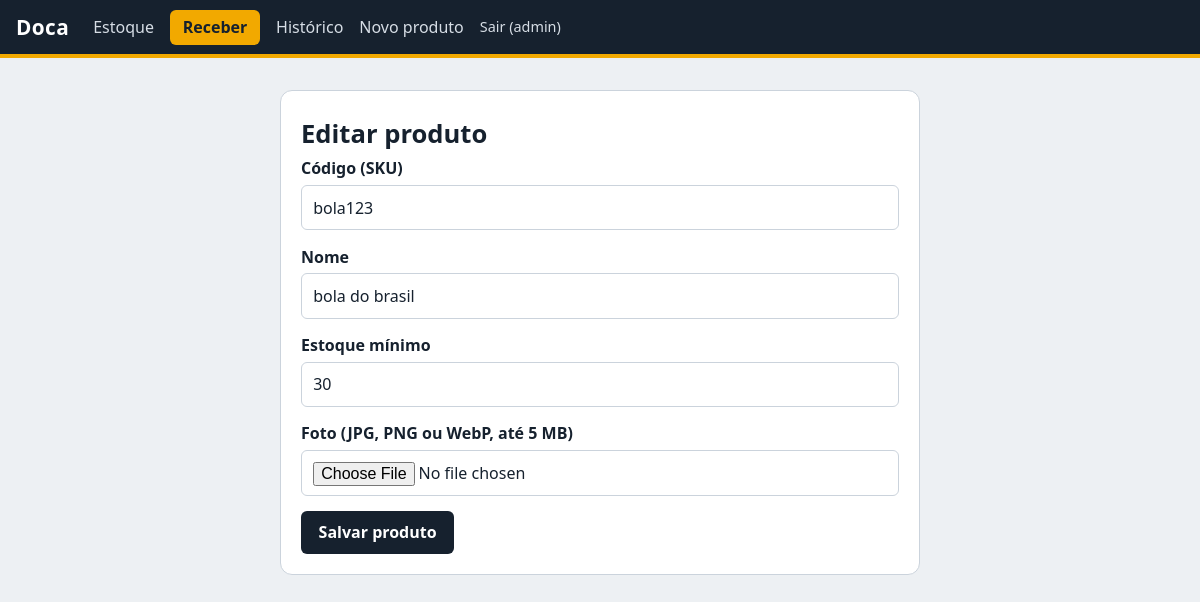
The app's page /produto/2/editar (signed in) with its own data.
### tables this page shows
CREATE TABLE produtos (
    id INTEGER PRIMARY KEY, sku TEXT UNIQUE NOT NULL, nome TEXT NOT NULL,
    foto TEXT, estoque_minimo INTEGER NOT NULL DEFAULT 0, ativo INTEGER NOT NULL DEFAULT 1);

### app.py (the view, shortened to what this page needs)
@app.route("/produto/novo", methods=["GET", "POST"])
@app.route("/produto/<int:pid>/editar", methods=["GET", "POST"])
@login_required
def produto_form(pid=None):
    db = get_db()
    produto = db.execute("SELECT * FROM produtos WHERE id = ?", (pid,)).fetchone() if pid else None
    if pid and not produto:
        abort(404)
    return render_template("produto_form.html", p=produto)

### app.py (called while the page is built)
def get_db():
    if "db" not in g:
        g.db = sqlite3.connect(DB)
        g.db.row_factory = sqlite3.Row  # acessar colunas por nome: linha["nome"]
        g.db.execute("PRAGMA foreign_keys = ON")
    return g.db

@app.teardown_appcontext
def fechar_db(_):
    db = g.pop("db", None)
    if db:
        db.close()

def login_required(f):
    @wraps(f)
    def interna(*a, **k):
        if "uid" not in session:
            return redirect(url_for("login"))
        return f(*a, **k)
    return interna

### templates/produto_form.html (shortened to what this page needs)
{% extends "base.html" %}
{% block conteudo %}
<form method="post" enctype="multipart/form-data" class="caixa">
  <h1>{{ 'Editar produto' if p else 'Novo produto' }}</h1>
  <label>Código (SKU) <input name="sku" required value="{{ p.sku if p }}"></label>
  <label>Nome <input name="nome" required value="{{ p.nome if p }}"></label>
  <label>Estoque mínimo <input name="estoque_minimo" type="number" min="0" value="{{ p.estoque_minimo if p else 0 }}"></label>
  <label>Foto (JPG, PNG ou WebP, até 5 MB) <input name="foto" type="file" accept="image/*" capture="environment"></label>
  <button class="botao">Salvar produto</button>
</form>
{% endblock %}

### static/style.css (style rules this page uses)
:root { --papel:#edf0f3;--tinta:#16212e;--suave:#5b6877;--linha:#cbd3dc;--sinal:#f2a900;--ok:#1e7b4f;--erro:#b3261e;--card:#fff }
* { box-sizing:border-box }
body { margin:0;background:var(--papel);color:var(--tinta);font:16px/1.5 system-ui,-apple-system,"Segoe UI",Roboto,sans-serif }
h1 { font-size:1.6rem;margin:.2rem 0 }
input,select,textarea { width:100%;font:inherit;padding:.6rem .7rem;border:1px solid var(--linha);border-radius:6px;background:#fff;color:var(--tinta) }
label { display:block;font-weight:600;margin-bottom:.9rem }
label input,label select,label textarea { margin-top:.3rem;font-weight:400 }
.botao { display:inline-block;background:var(--tinta);color:#fff;border:0;border-radius:6px;padding:.6rem 1.1rem;font:inherit;font-weight:700;text-decoration:none;cursor:pointer;text-align:center }
.caixa { background:var(--card);border:1px solid var(--linha);border-radius:12px;padding:1.25rem;max-width:640px;margin:1rem auto }

### records on screen
produtos: sku "bola123", nome "bola do brasil", estoque_minimo "30"

### other values on screen
{{ session.nome }} "admin"
{{ 'Editar produto' if p else 'Novo produto' }} "Editar produto"
